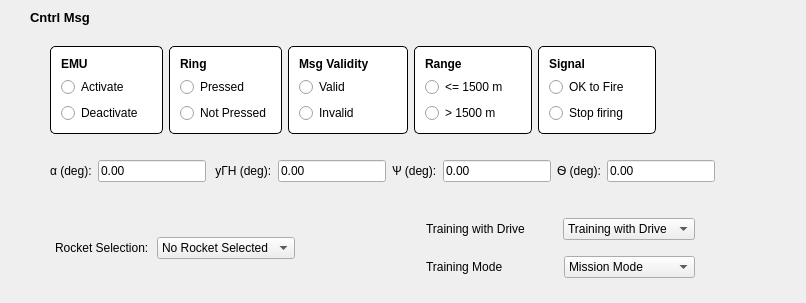
        <widget class="QFrame" name="B6000_Cntrl_Msg">
         <property name="styleSheet">
          <string notr="true">#B6000_Cntrl_Msg { 
border: 2px solid black; 
border-radius: 5px; 
background-color: white; 
}</string>
         </property>
         <layout class="QGridLayout" name="gridLayout_3">
          <property name="leftMargin">
           <number>30</number>
          </property>
          <property name="topMargin">
           <number>5</number>
          </property>
          <property name="bottomMargin">
           <number>5</number>
          </property>
          <item row="2" column="0">
           <layout class="QHBoxLayout" name="horizontalLayout_2">
            <property name="leftMargin">
             <number>20</number>
            </property>
            <property name="topMargin">
             <number>10</number>
            </property>
            <property name="bottomMargin">
             <number>10</number>
            </property>
            <item>
             <widget class="QLabel" name="label_16">
              <property name="text">
               <string>α (deg):</string>
              </property>
             </widget>
            </item>
            <item>
             <widget class="QLineEdit" name="lineEdit">
              <property name="text">
               <string>0.00</string>
              </property>
             </widget>
            </item>
            <item>
             <widget class="QLabel" name="label_17">
              <property name="text">
               <string> yГН (deg):</string>
              </property>
             </widget>
            </item>
            <item>
             <widget class="QLineEdit" name="lineEdit_2">
              <property name="text">
               <string>0.00</string>
              </property>
             </widget>
            </item>
            <item>
             <widget class="QLabel" name="label_18">
              <property name="text">
               <string>Ѱ (deg):</string>
              </property>
             </widget>
            </item>
            <item>
             <widget class="QLineEdit" name="lineEdit_3">
              <property name="text">
               <string>0.00</string>
              </property>
             </widget>
            </item>
            <item>
             <widget class="QLabel" name="label_19">
              <property name="text">
               <string>Ѳ (deg):</string>
              </property>
             </widget>
            </item>
            <item>
             <widget class="QLineEdit" name="lineEdit_4">
              <property name="text">
               <string>0.00</string>
              </property>
             </widget>
            </item>
            <item>
             <spacer name="horizontalSpacer_9">
              <property name="orientation">
               <enum>Qt::Horizontal</enum>
              </property>
              <property name="sizeHint" stdset="0">
               <size>
                <width>40</width>
                <height>20</height>
               </size>
              </property>
             </spacer>
            </item>
            <item>
             <spacer name="horizontalSpacer_8">
              <property name="orientation">
               <enum>Qt::Horizontal</enum>
              </property>
              <property name="sizeHint" stdset="0">
               <size>
                <width>40</width>
                <height>20</height>
               </size>
              </property>
             </spacer>
            </item>
           </layout>
          </item>
          <item row="1" column="0">
           <layout class="QHBoxLayout" name="horizontalLayout_19">
            <property name="leftMargin">
             <number>20</number>
            </property>
            <property name="topMargin">
             <number>10</number>
            </property>
            <property name="bottomMargin">
             <number>10</number>
            </property>
            <item>
             <widget class="QFrame" name="B6000_EMU">
              <property name="styleSheet">
               <string notr="true">#B6000_EMU { 
border: 1px solid black; 
border-radius: 5px; 
background-color: white; 
}</string>
              </property>
              <layout class="QVBoxLayout" name="verticalLayout_6">
               <property name="margin">
                <number>10</number>
               </property>
               <item>
                <widget class="QLabel" name="label_20">
                 <property name="font">
                  <font>
                   <weight>75</weight>
                   <bold>true</bold>
                  </font>
                 </property>
                 <property name="text">
                  <string>EMU</string>
                 </property>
                </widget>
               </item>
               <item>
                <widget class="QRadioButton" name="radioButton">
                 <property name="text">
                  <string>Activate       </string>
                 </property>
                </widget>
               </item>
               <item>
                <widget class="QRadioButton" name="radioButton_2">
                 <property name="text">
                  <string>Deactivate</string>
                 </property>
                </widget>
               </item>
              </layout>
             </widget>
            </item>
            <item>
             <widget class="QFrame" name="B6000_Ring">
              <property name="styleSheet">
               <string notr="true">#B6000_Ring { 
border: 1px solid black; 
border-radius: 5px; 
background-color: white; 
}</string>
              </property>
              <layout class="QVBoxLayout" name="verticalLayout_11">
               <property name="margin">
                <number>10</number>
               </property>
               <item>
                <widget class="QLabel" name="label_21">
                 <property name="font">
                  <font>
                   <weight>75</weight>
                   <bold>true</bold>
                  </font>
                 </property>
                 <property name="text">
                  <string>Ring</string>
                 </property>
                </widget>
               </item>
               <item>
                <widget class="QRadioButton" name="radioButton_3">
                 <property name="text">
                  <string>Pressed</string>
                 </property>
                </widget>
               </item>
               <item>
                <widget class="QRadioButton" name="radioButton_4">
                 <property name="text">
                  <string>Not Pressed</string>
                 </property>
                </widget>
               </item>
              </layout>
             </widget>
            </item>
            <item>
             <widget class="QFrame" name="B6000_Msg_Validity">
              <property name="styleSheet">
               <string notr="true">#B6000_Msg_Validity { 
border: 1px solid black; 
border-radius: 5px; 
background-color: white; 
}</string>
              </property>
              <layout class="QVBoxLayout" name="verticalLayout_10">
               <property name="margin">
                <number>10</number>
               </property>
               <item>
                <widget class="QLabel" name="label_22">
                 <property name="font">
                  <font>
                   <weight>75</weight>
                   <bold>true</bold>
                  </font>
                 </property>
                 <property name="text">
                  <string>Msg Validity</string>
                 </property>
                </widget>
               </item>
               <item>
                <widget class="QRadioButton" name="radioButton_5">
                 <property name="text">
                  <string>Valid              </string>
                 </property>
                </widget>
               </item>
               <item>
                <widget class="QRadioButton" name="radioButton_6">
                 <property name="text">
                  <string>Invalid</string>
                 </property>
                </widget>
               </item>
              </layout>
             </widget>
            </item>
            <item>
             <widget class="QFrame" name="B6000_Range">
              <property name="styleSheet">
               <string notr="true">#B6000_Range { 
border: 1px solid black; 
border-radius: 5px; 
background-color: white; 
}</string>
              </property>
              <layout class="QVBoxLayout" name="verticalLayout_9">
               <property name="margin">
                <number>10</number>
               </property>
               <item>
                <widget class="QLabel" name="label_23">
                 <property name="font">
                  <font>
                   <weight>75</weight>
                   <bold>true</bold>
                  </font>
                 </property>
                 <property name="text">
                  <string>Range</string>
                 </property>
                </widget>
               </item>
               <item>
                <widget class="QRadioButton" name="radioButton_7">
                 <property name="text">
                  <string>&lt;= 1500 m</string>
                 </property>
                </widget>
               </item>
               <item>
                <widget class="QRadioButton" name="radioButton_8">
                 <property name="text">
                  <string>&gt; 1500 m      </string>
                 </property>
                </widget>
               </item>
              </layout>
             </widget>
            </item>
            <item>
             <widget class="QFrame" name="B6000_Signal">
              <property name="styleSheet">
               <string notr="true">#B6000_Signal { 
border: 1px solid black; 
border-radius: 5px; 
background-color: white;
}</string>
              </property>
              <layout class="QVBoxLayout" name="verticalLayout_8">
               <property name="margin">
                <number>10</number>
               </property>
               <item>
                <widget class="QLabel" name="label_24">
                 <property name="font">
                  <font>
                   <weight>75</weight>
                   <bold>true</bold>
                  </font>
                 </property>
                 <property name="text">
                  <string>Signal</string>
                 </property>
                </widget>
               </item>
               <item>
                <widget class="QRadioButton" name="radioButton_9">
                 <property name="text">
                  <string>OK to Fire</string>
                 </property>
                </widget>
               </item>
               <item>
                <widget class="QRadioButton" name="radioButton_10">
                 <property name="text">
                  <string>Stop firing     </string>
                 </property>
                </widget>
               </item>
              </layout>
             </widget>
            </item>
            <item>
             <spacer name="horizontalSpacer_10">
              <property name="orientation">
               <enum>Qt::Horizontal</enum>
              </property>
              <property name="sizeHint" stdset="0">
               <size>
                <width>40</width>
                <height>20</height>
               </size>
              </property>
             </spacer>
            </item>
           </layout>
          </item>
          <item row="3" column="0">
           <layout class="QGridLayout" name="gridLayout_4">
            <property name="leftMargin">
             <number>20</number>
            </property>
            <property name="topMargin">
             <number>10</number>
            </property>
            <property name="bottomMargin">
             <number>10</number>
            </property>
            <item row="0" column="0">
             <layout class="QVBoxLayout" name="verticalLayout_12">
              <property name="topMargin">
               <number>5</number>
              </property>
              <property name="rightMargin">
               <number>20</number>
              </property>
              <property name="bottomMargin">
               <number>5</number>
              </property>
              <item>
               <layout class="QHBoxLayout" name="horizontalLayout_13">
                <property name="margin">
                 <number>5</number>
                </property>
                <item>
                 <widget class="QLabel" name="label_25">
                  <property name="text">
                   <string>Rocket Selection:</string>
                  </property>
                 </widget>
                </item>
                <item>
                 <widget class="QComboBox" name="comboBox">
                  <item>
                   <property name="text">
                    <string>No Rocket Selected</string>
                   </property>
                  </item>
                  <item>
                   <property name="text">
                    <string>12th Rocket Fire</string>
                   </property>
                  </item>
                  <item>
                   <property name="text">
                    <string>6th Rocket Fire</string>
                   </property>
                  </item>
                  <item>
                   <property name="text">
                    <string>11th Rocket Fire</string>
                   </property>
                  </item>
                  <item>
                   <property name="text">
                    <string>Salvo of 4 Rockets</string>
                   </property>
                  </item>
                  <item>
                   <property name="text">
                    <string>Salvo of 8 Rockets</string>
                   </property>
                  </item>
                  <item>
                   <property name="text">
                    <string>Salvo of 12 Rockets</string>
                   </property>
                  </item>
                 </widget>
                </item>
               </layout>
              </item>
             </layout>
            </item>
            <item row="0" column="2">
             <layout class="QVBoxLayout" name="verticalLayout_13">
              <property name="topMargin">
               <number>5</number>
              </property>
              <property name="bottomMargin">
               <number>5</number>
              </property>
              <item>
               <layout class="QHBoxLayout" name="horizontalLayout_21">
                <property name="topMargin">
                 <number>5</number>
                </property>
                <property name="bottomMargin">
                 <number>5</number>
                </property>
                <item>
                 <widget class="QLabel" name="label_26">
                  <property name="text">
                   <string>Training with Drive</string>
                  </property>
                 </widget>
                </item>
                <item>
                 <widget class="QComboBox" name="comboBox_2">
                  <item>
                   <property name="text">
                    <string>Training with Drive</string>
                   </property>
                  </item>
                 </widget>
                </item>
               </layout>
              </item>
              <item>
               <layout class="QHBoxLayout" name="horizontalLayout_20">
                <property name="topMargin">
                 <number>5</number>
                </property>
                <property name="bottomMargin">
                 <number>5</number>
                </property>
                <item>
                 <widget class="QLabel" name="label_27">
                  <property name="text">
                   <string>Training Mode</string>
                  </property>
                 </widget>
                </item>
                <item>
                 <widget class="QComboBox" name="comboBox_3">
                  <item>
                   <property name="text">
                    <string>Mission Mode</string>
                   </property>
                  </item>
                 </widget>
                </item>
               </layout>
              </item>
             </layout>
            </item>
            <item row="0" column="1">
             <layout class="QHBoxLayout" name="horizontalLayout_23">
              <property name="leftMargin">
               <number>50</number>
              </property>
              <property name="rightMargin">
               <number>50</number>
              </property>
             </layout>
            </item>
            <item row="0" column="3">
             <layout class="QHBoxLayout" name="horizontalLayout_24">
              <property name="leftMargin">
               <number>50</number>
              </property>
              <property name="rightMargin">
               <number>50</number>
              </property>
             </layout>
            </item>
           </layout>
          </item>
          <item row="0" column="0">
           <layout class="QHBoxLayout" name="horizontalLayout_22">
            <property name="topMargin">
             <number>5</number>
            </property>
            <property name="bottomMargin">
             <number>5</number>
            </property>
            <item>
             <widget class="QLabel" name="label_28">
              <property name="font">
               <font>
                <pointsize>10</pointsize>
                <weight>75</weight>
                <bold>true</bold>
               </font>
              </property>
              <property name="text">
               <string>Cntrl Msg</string>
              </property>
             </widget>
            </item>
           </layout>
          </item>
         </layout>
        </widget>
